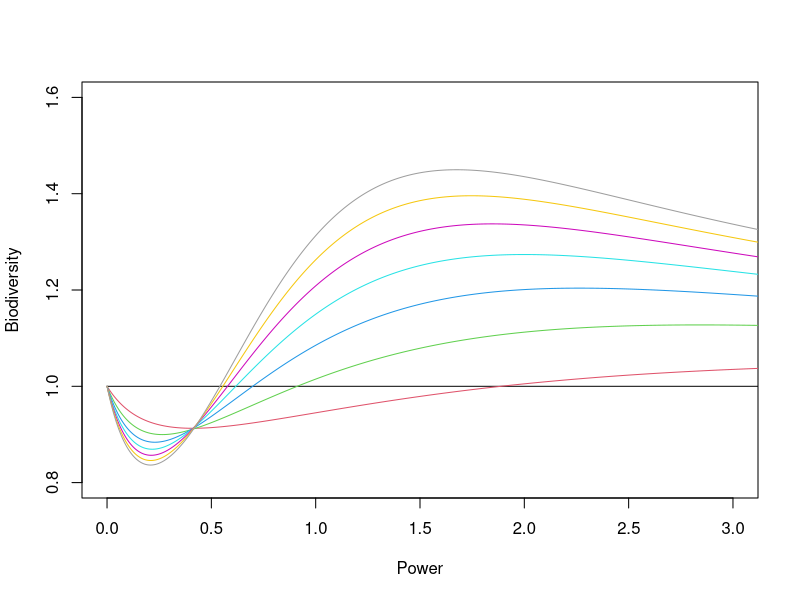
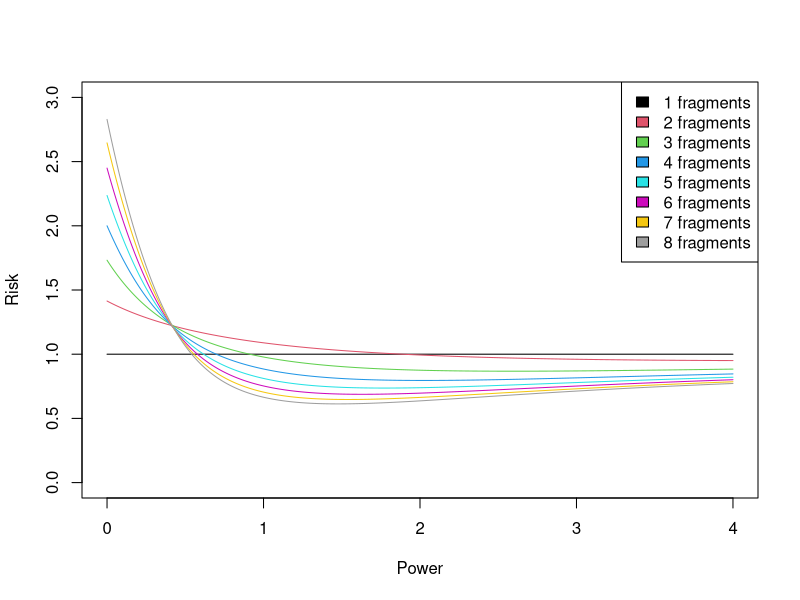
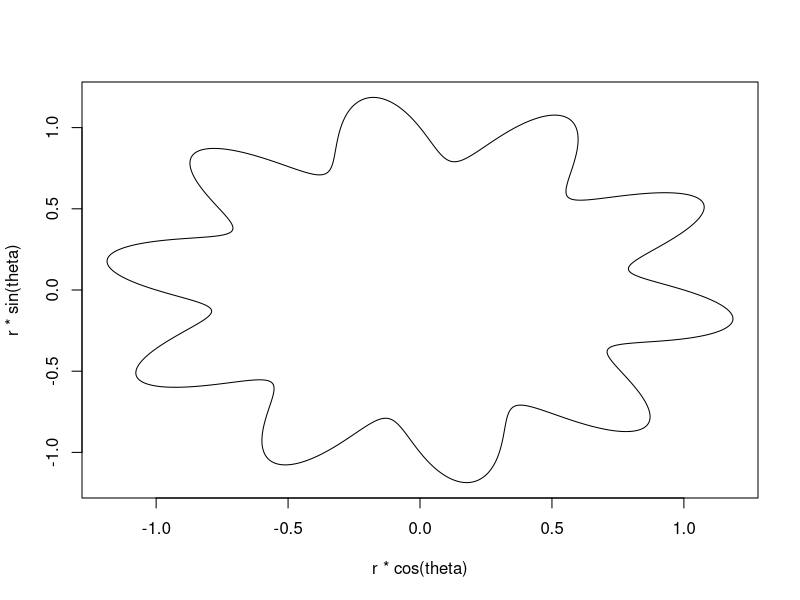
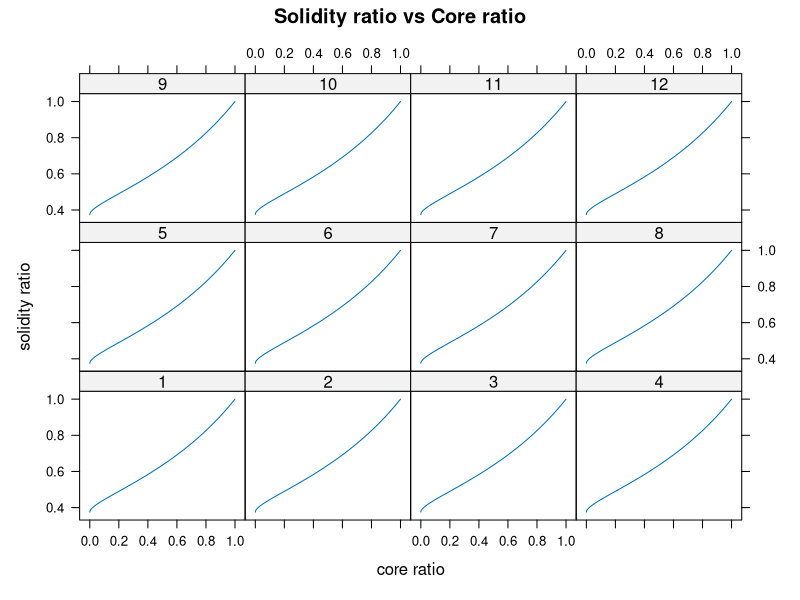
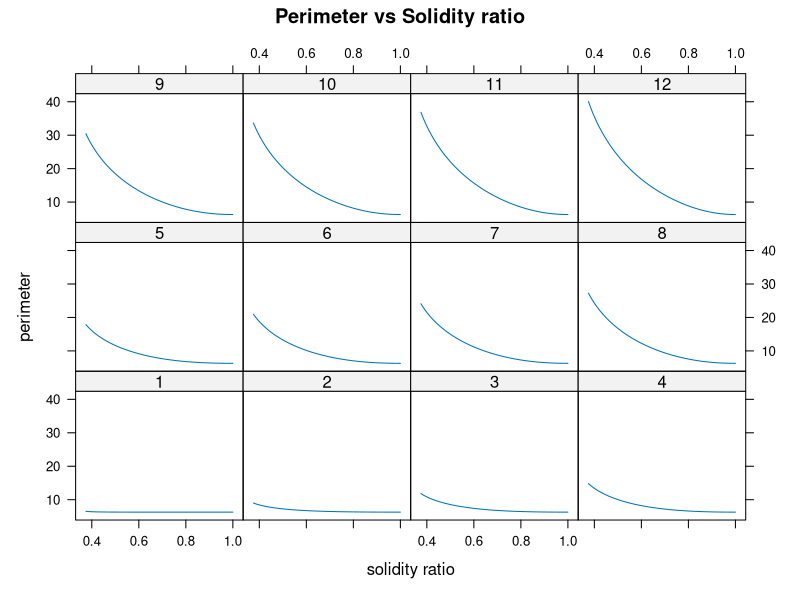
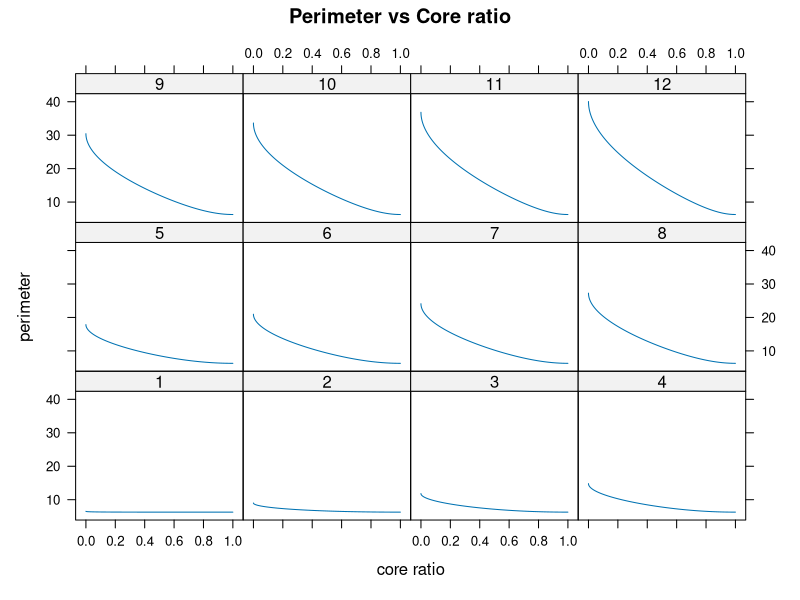

R code for these plots, in order: (Note: this script raises an error after producing the figures.)
k <- seq(0, 2, by=0.001)
m <- 2

biod <- function(k, m) {
  m ^ ((k^2 - 1/2*k) / (k + 1/2)) * (1 - (1 - 1/m^k)^m)
}

risk <- function(z, m) {
  1 / (m ^ (z - 1/2) * (1 - (1 - 1/m^z)^m)^((z+1/2)/z))
}


plot(NULL, xlim=c(0,3), ylim=c(0.8,1.6), xlab="Power", ylab="Biodiversity")
for (i in 1:8) {
  plot(function(x) { biod(x, i)}, xlim=c(0, 4), col=i, add=TRUE, n=1000)
}

plot(NULL, xlim=c(0,4), ylim=c(0,3), xlab="Power", ylab="Risk")
for (i in 1:8) {
  plot(function(x) { risk(x, i)}, xlim=c(0, 4), col=i, add=TRUE, n=1000)
}
legend('topright', paste(1:8, "fragments"), fill=1:8)

#' Test out some de Broglie plots
#'
#' TODO:
#'   1. Change amplitude for a given k and then adjust such that area is preserved.
#'   2. Compute solidity (area to minimal circle area outside) and core (maximal circle area inside to full area?)
#'   3. Plot for various k and amplitudes, keeping area fixed (r will change)
#'   4. Compute perimeters for each one as well via numeric integration (already have this below!)
#'   
R = 1
a = 0.2
k = 10

theta = seq(0, 2*pi, length.out=1000)
r = R - a*sin(k*theta)

plot(r*cos(theta), r*sin(theta), type="l")

#' Montecarlo estimate of area.
#' Sample randomly R*sqrt(runif())

n = 10000
theta_hat = runif(n)*2*pi
r_hat = R*(1+a) * sqrt(runif(n))

sum(r_hat < R - R*a*sin(k*theta_hat))/n

area_debrolie = pi*R^2*(1 + a^2/2)
area_circle  = pi*R^2*(1+a)^2
area_debrolie/area_circle

# compute perimeter of radius R, amplitude a, petals k
arc_len <- function(R, a, k) {
  arclen_f <- function(theta, R, a, k) {
    r = R*(1 - a*sin(k*theta))
    dr = -R*a*k*cos(k*theta)
    sqrt(r^2 + dr^2)
  }
  alen <- numeric(length(R))
  if (length(a) == 1 && length(R) > 1)
    a = rep(a, length(R))
  for (i in seq_along(R))
    alen[i] = integrate(arclen_f, 0, 2*pi, subdivisions=1000,R=R[i], a=a[i], k=k)$value
  alen
}

# Amplitude should be between 0..1
# Area should be 1 (it's scale-independent, dummy)
debroglie <- function(petals, amplitude) {
  # 1. figure out the radius from the area, petals + amplitude
  #   area = pi*R^2*(1 + amplitude^2/2)
  R = 1/sqrt(1 + amplitude^2/2)
  # 2. figure out solidity + core ratio things
  solidity = (pi*1^2) / (pi*R^2*(1+amplitude)^2)
  core     = (pi*R^2*(1-amplitude)^2) / (pi*1^2)
  # 3. computer perimeter
  perimeter = arc_len(R, amplitude, petals)
  return(list(R=R, s=solidity, c=core, p=perimeter, k=petals))
}

a = seq(0,1, by=0.01)
out <- lapply(1:12, function(x) { as.data.frame(debroglie(x, a)) })
out <- do.call(rbind, out)
out$k <- factor(out$k)

library(lattice)
pdf("solidity_vs_core.pdf")
xyplot(s ~ c | k, data=out, type="l", xlab="core ratio", ylab="solidity ratio", main="Solidity ratio vs Core ratio")
xyplot(p ~ s | k, data=out, type="l", xlab="solidity ratio", ylab="perimeter", main="Perimeter vs Solidity ratio")
xyplot(p ~ c | k, data=out, type="l", xlab="core ratio", ylab="perimeter", main="Perimeter vs Core ratio")
dev.off()

out <- as.data.frame(debroglie(5, a))
tapply()
plot(s ~ c, data=out, col = k, type="l")

out <- as.data.frame(debroglie(10, a))

plot(p ~ s, data=out, type="l")

plot(r_hat*cos(theta_hat), r_hat*sin(theta_hat), pch='.', col=ifelse(r_hat < R* - R*a*sin(k*theta_hat), "red", "blue"))


plot(function(x) { ans = numeric(length(x)); for (i in seq_along(x)) ans[i] = arc_len(1, x[i], 5); ans }, xlim=c(0,1))
plot(function(x) { ans = numeric(length(x)); for (i in seq_along(x)) ans[i] = arc_len(1, x[i], 10); ans }, xlim=c(0,1), add=TRUE)

risk_petal <- function(z, m, a, k) {
  # start by balancing the biodiversity
  # Bm = (m*pi*rm^2*(1+a^2/2))^z * (1 - (1 - 1/m^z)^m)
  # B1 = (pi*r1^2*(1+a^2/2))^z
  # Bm = B1 -> m^z rm^(2z) (1 - (1 - 1/m^z)^m) = r1^(2z) ->
  r1 = 1
  rm = r1/(sqrt(m) * (1 - (1 - 1/m^z)^m)^(1/(2*z)))
  
  # risk...
  Rm = m * (pi*rm^2*(1+a^2/2))^z * arc_len(rm, a, k)
  R1 = (pi*r1^2*(1+a^2/2))^z * arc_len(r1, a, k)
  Rm / R1
}

solidity <- function(a) {
  (1 + a^2/2) / (1 + a)^2
}

pdf("z.pdf", width=12, height=12)
par(mfrow=c(3,3))
for (num_clusters in 1:9) {
  grid = expand.grid(amplitude=seq(0,1,by=0.01), complexity=0:10, z=NA)
  for (i in 1:nrow(grid)) {
    grid$z[i] = uniroot(function(x) { risk_petal(x, num_clusters, grid$amplitude[i], grid$complexity[i]) - 1 }, c(0.5, 10))$root
    if (i %% 100 == 0)
      cat("Up to", i, "of", nrow(grid), "\n")
  }
  image(seq(0,1,by=0.01), 0:10, matrix(grid$z, 101, 11), zlim=c(0.5, 10), xlab="Amplitude", ylab="Complexity (nodes)", main=paste(num_clusters, "clusters"))
}
dev.off()

pdf("risk.pdf", width=8, height=6)
plot(NULL, xlim=c(0,4), ylim=c(0,3), xlab="Power", ylab="Risk")
for (i in 1:8) {
  plot(function(x) { risk_petal(x, i, 0.8, 5)}, xlim=c(0, 4), col=i, add=TRUE, n=1000)
}
legend('topright', paste(1:8, "fragments"), fill=1:8)
dev.off()
